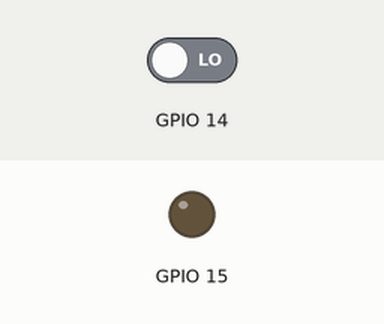
Bench run of a program on a simulated Raspberry Pi (BCM pin numbers). Shown: output pins drawn as LEDs (lit = HIGH). The inputs (shaded band) are chosen by the test bench; at power-on: GPIO 14 LOW.

Above: at 1.2 s.
1.3 s: GPIO 14 driven HIGH
At 2.4 s:
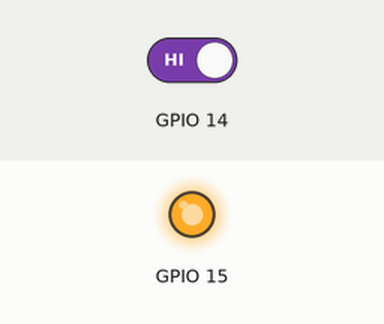
2.8 s: GPIO 14 driven LOW
At 3.5 s:
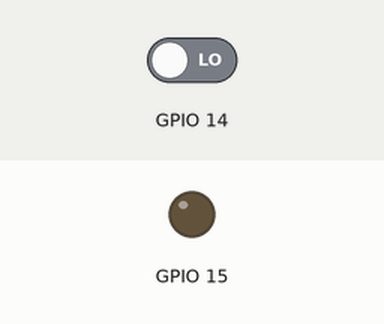
Timing chart, 0 to 5.8 s (numbered marks = the images above; inputs shaded):
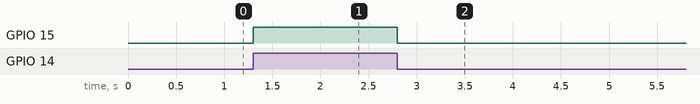

The program:

tactswitch.py
```python
#!/usr/bin/env python
# -*- coding: utf-8 -*-

import RPi.GPIO as GPIO

GPIO.setmode(GPIO.BCM)  # 初期設定
GPIO.setup(15,GPIO.OUT) # 出力設定
GPIO.setup(14,GPIO.IN)  # 入力設定

# タクトスイッチの状態をもとに判定する
# 押す=HIGH はなす=LOW
while True:
    if GPIO.input(14) == GPIO.HIGH:
        GPIO.output(15,GPIO.HIGH) # LED点灯
    else:
        GPIO.output(15,GPIO.LOW)  # LED消灯

GPIO.cleanup() # GPIO初期化
```

Measured:
- after the input at 1.3 s, GPIO 15: LOW → HIGH at once
- after the input at 2.8 s, GPIO 15: HIGH → LOW at once
